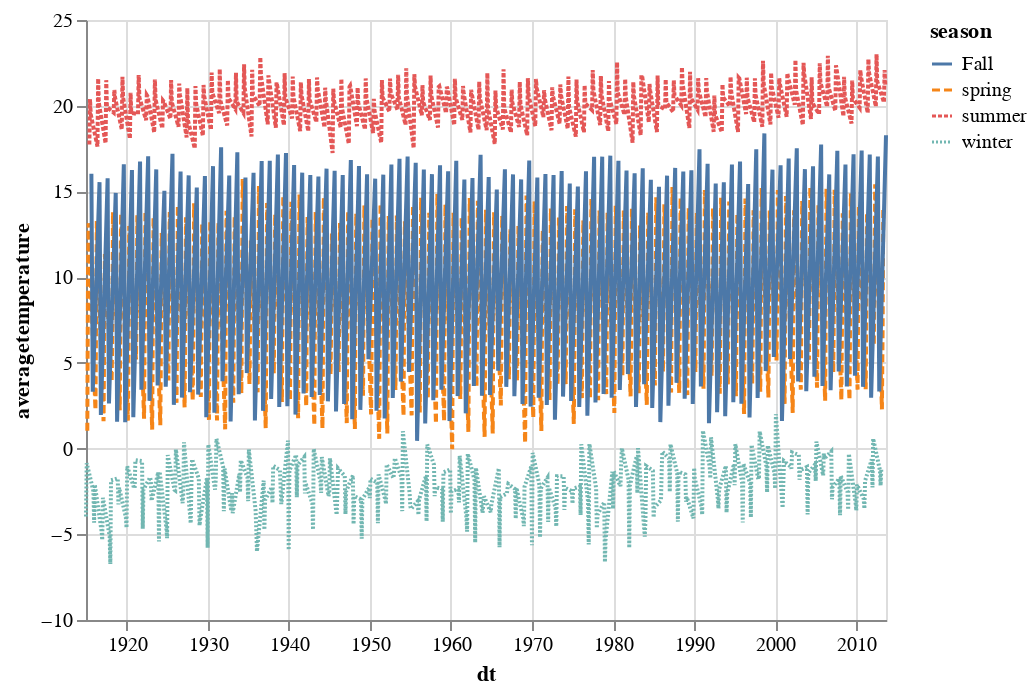

The code cell stored with this chart in its notebook:
### Code cell
import altair as alt
alt.Chart(usa).mark_line().encode( 
    x='dt',
    y='averagetemperature',
    color='season',
    strokeDash='season',
)

### Figure 1 — Vega-Lite specification as saved in the notebook (floating-point values rounded to 4 significant figures; data arrays with more than 128 entries replaced by an {"elided": "..."} marker saying what was removed)
{"config": {"view": {"continuousWidth": 400, "continuousHeight": 300}}, "data": {"name": "data-19676be72538b264cc8da2bc44a51638"}, "mark": "line", "encoding": {"color": {"field": "season", "type": "nominal"}, "strokeDash": {"field": "season", "type": "nominal"}, "x": {"field": "dt", "type": "temporal"}, "y": {"field": "averagetemperature", "type": "quantitative"}}, "$schema": "https://vega.github.io/schema/vega-lite/v4.17.0.json", "datasets": {"data-19676be72538b264cc8da2bc44a51638": {"elided": "1185 records"}}}
